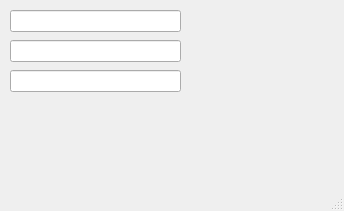
<?xml version="1.0" encoding="UTF-8"?>
<ui version="4.0">
 <class>MainWindow</class>
 <widget class="QMainWindow" name="MainWindow">
  <property name="geometry">
   <rect>
    <x>0</x>
    <y>0</y>
    <width>344</width>
    <height>211</height>
   </rect>
  </property>
  <property name="windowTitle">
   <string>MainWindow</string>
  </property>
  <widget class="QWidget" name="centralwidget">
   <widget class="QLineEdit" name="lineEdit">
    <property name="geometry">
     <rect>
      <x>10</x>
      <y>10</y>
      <width>171</width>
      <height>22</height>
     </rect>
    </property>
   </widget>
   <widget class="QLineEdit" name="lineEdit_2">
    <property name="geometry">
     <rect>
      <x>10</x>
      <y>40</y>
      <width>171</width>
      <height>22</height>
     </rect>
    </property>
   </widget>
   <widget class="QLineEdit" name="lineEdit_3">
    <property name="geometry">
     <rect>
      <x>10</x>
      <y>70</y>
      <width>171</width>
      <height>22</height>
     </rect>
    </property>
   </widget>
  </widget>
  <widget class="QMenuBar" name="menubar">
   <property name="geometry">
    <rect>
     <x>0</x>
     <y>0</y>
     <width>344</width>
     <height>26</height>
    </rect>
   </property>
  </widget>
  <widget class="QStatusBar" name="statusbar"/>
 </widget>
 <resources/>
 <connections/>
</ui>
